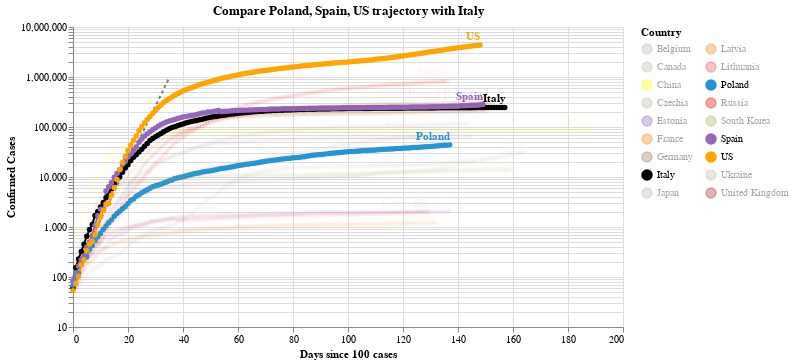

This figure's notebook cell:
### Code cell
#hide_input
chart2 = make_since_chart(dff2, ['Poland', 'Spain', 'US'], baseline_countries)
chart2

### Figure 1 — Vega-Lite specification as saved in the notebook (floating-point values rounded to 4 significant figures; data arrays with more than 128 entries replaced by an {"elided": "..."} marker saying what was removed)
{"config": {"view": {"continuousWidth": 400, "continuousHeight": 300}}, "layer": [{"data": {"name": "data-628230001892d6798b50651be41d1b3e"}, "mark": {"type": "line", "color": "black", "opacity": 0.5, "strokeDash": [3, 3]}, "encoding": {"x": {"type": "quantitative", "field": "Days since 100 cases"}, "y": {"type": "quantitative", "field": "Confirmed Cases"}}}, {"data": {"name": "data-2c409c28195d6b0d5b2c383a862c71e7"}, "mark": {"type": "line", "point": true}, "encoding": {"color": {"type": "nominal", "field": "Country", "legend": {"columns": 2}, "scale": {"domain": ["Belgium", "Canada", "China", "Czechia", "Estonia", "France", "Germany", "Italy", "Japan", "Latvia", "Lithuania", "Poland", "Russia", "South Korea", "Spain", "US", "Ukraine", "United Kingdom"], "range": ["#C1B7AD", "#C1B7AD", "yellow", "#C1B7AD", "#9467bd", "#F58518", "#9D755D", "black", "#C1B7AD", "#F58518", "#E45756", "#2495D3", "red", "#A1BA59", "#9467bd", "orange", "#C1B7AD", "brown"]}}, "opacity": {"condition": {"value": 1, "selection": "selector004"}, "value": 0.05}, "tooltip": [{"type": "nominal", "field": "Country"}, {"type": "temporal", "field": "Date"}, {"type": "quantitative", "field": "Confirmed Cases"}, {"type": "quantitative", "field": "Days since 100 cases"}], "x": {"type": "quantitative", "field": "Days since 100 cases"}, "y": {"type": "quantitative", "field": "Confirmed Cases", "scale": {"type": "log"}}}, "selection": {"selector004": {"type": "multi", "fields": ["Country"], "bind": "legend", "init": [{"Country": "Poland"}, {"Country": "Spain"}, {"Country": "US"}, {"Country": "Italy"}]}}, "width": 550}, {"data": {"name": "data-2c409c28195d6b0d5b2c383a862c71e7"}, "mark": {"type": "text", "align": "right", "dy": -8, "fontWeight": "bold"}, "encoding": {"color": {"type": "nominal", "field": "Country", "legend": {"columns": 2}, "scale": {"domain": ["Belgium", "Canada", "China", "Czechia", "Estonia", "France", "Germany", "Italy", "Japan", "Latvia", "Lithuania", "Poland", "Russia", "South Korea", "Spain", "US", "Ukraine", "United Kingdom"], "range": ["#C1B7AD", "#C1B7AD", "yellow", "#C1B7AD", "#9467bd", "#F58518", "#9D755D", "black", "#C1B7AD", "#F58518", "#E45756", "#2495D3", "red", "#A1BA59", "#9467bd", "orange", "#C1B7AD", "brown"]}}, "opacity": {"condition": {"value": 1, "selection": "selector004"}, "value": 0.05}, "text": {"type": "nominal", "field": "Country"}, "tooltip": [{"type": "nominal", "field": "Country"}, {"type": "temporal", "field": "Date"}, {"type": "quantitative", "field": "Confirmed Cases"}, {"type": "quantitative", "field": "Days since 100 cases"}], "x": {"type": "quantitative", "field": "Days since 100 cases"}, "y": {"type": "quantitative", "field": "Confirmed Cases", "scale": {"type": "log"}}}, "transform": [{"filter": "(datum['Date'] >= 1595894400000)"}], "width": 550}], "title": "Compare Poland, Spain, US trajectory with Italy", "$schema": "https://vega.github.io/schema/vega-lite/v4.0.2.json", "datasets": {"data-628230001892d6798b50651be41d1b3e": [{"Days since 100 cases": 0, "Confirmed Cases": 100.0}, {"Days since 100 cases": 1, "Confirmed Cases": 130.0}, {"Days since 100 cases": 2, "Confirmed Cases": 169.0}, {"Days since 100 cases": 3, "Confirmed Cases": 219.7}, {"Days since 100 cases": 4, "Confirmed Cases": 285.6}, {"Days since 100 cases": 5, "Confirmed Cases": 371.3}, {"Days since 100 cases": 6, "Confirmed Cases": 482.7}, {"Days since 100 cases": 7, "Confirmed Cases": 627.5}, {"Days since 100 cases": 8, "Confirmed Cases": 815.7}, {"Days since 100 cases": 9, "Confirmed Cases": 1060.0}, {"Days since 100 cases": 10, "Confirmed Cases": 1379.0}, {"Days since 100 cases": 11, "Confirmed Cases": 1792.0}, {"Days since 100 cases": 12, "Confirmed Cases": 2330.0}, {"Days since 100 cases": 13, "Confirmed Cases": 3029.0}, {"Days since 100 cases": 14, "Confirmed Cases": 3937.0}, {"Days since 100 cases": 15, "Confirmed Cases": 5119.0}, {"Days since 100 cases": 16, "Confirmed Cases": 6654.0}, {"Days since 100 cases": 17, "Confirmed Cases": 8650.0}, {"Days since 100 cases": 18, "Confirmed Cases": 11250.0}, {"Days since 100 cases": 19, "Confirmed Cases": 14620.0}, {"Days since 100 cases": 20, "Confirmed Cases": 19000.0}, {"Days since 100 cases": 21, "Confirmed Cases": 24710.0}, {"Days since 100 cases": 22, "Confirmed Cases": 32120.0}, {"Days since 100 cases": 23, "Confirmed Cases": 41750.0}, {"Days since 100 cases": 24, "Confirmed Cases": 54280.0}, {"Days since 100 cases": 25, "Confirmed Cases": 70560.0}, {"Days since 100 cases": 26, "Confirmed Cases": 91730.0}, {"Days since 100 cases": 27, "Confirmed Cases": 119300.0}, {"Days since 100 cases": 28, "Confirmed Cases": 155000.0}, {"Days since 100 cases": 29, "Confirmed Cases": 201500.0}, {"Days since 100 cases": 30, "Confirmed Cases": 262000.0}, {"Days since 100 cases": 31, "Confirmed Cases": 340600.0}, {"Days since 100 cases": 32, "Confirmed Cases": 442800.0}, {"Days since 100 cases": 33, "Confirmed Cases": 575600.0}, {"Days since 100 cases": 34, "Confirmed Cases": 748300.0}, {"Days since 100 cases": 35, "Confirmed Cases": 972800.0}], "data-2c409c28195d6b0d5b2c383a862c71e7": {"elided": "2661 records"}}}
